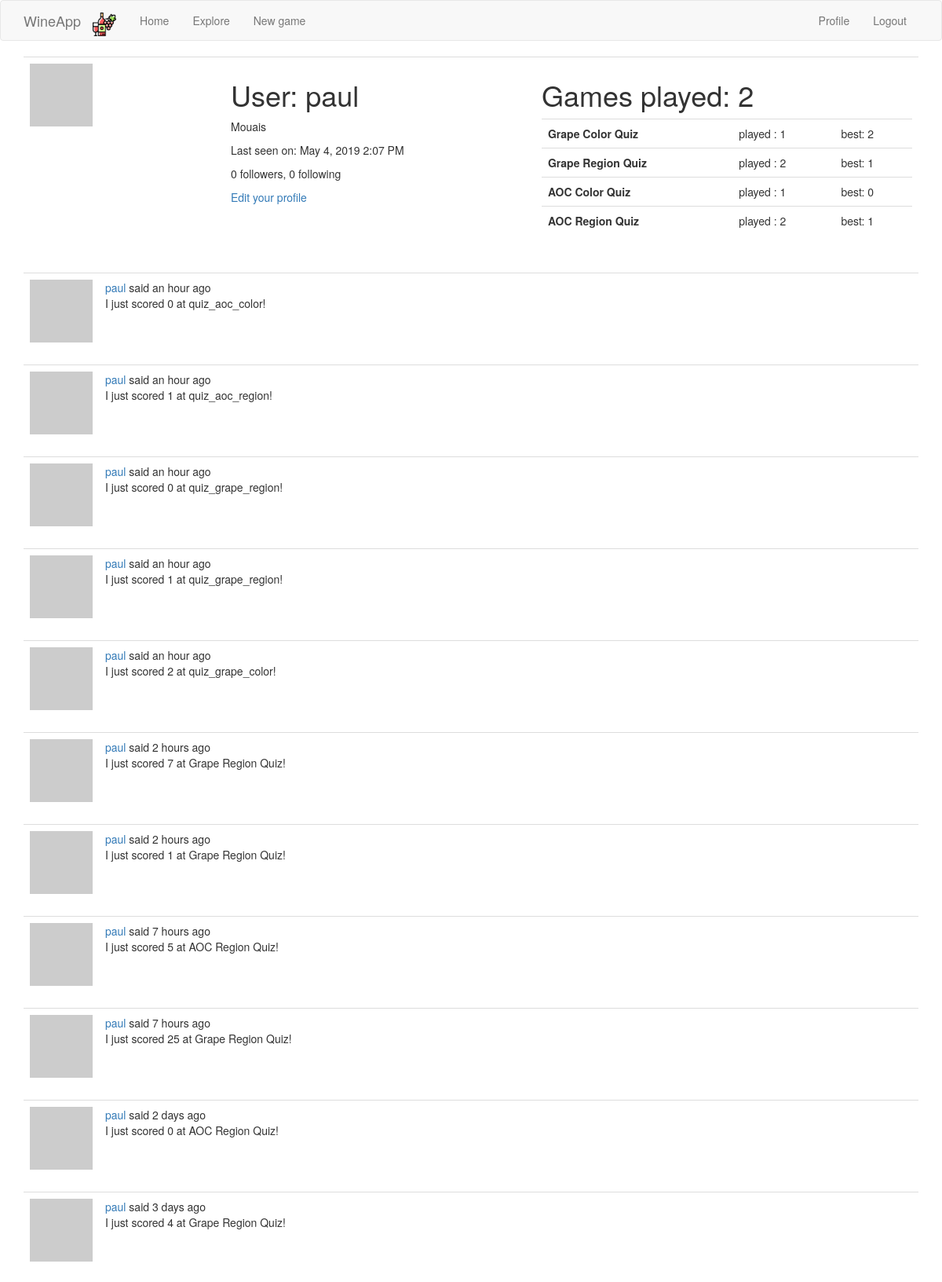
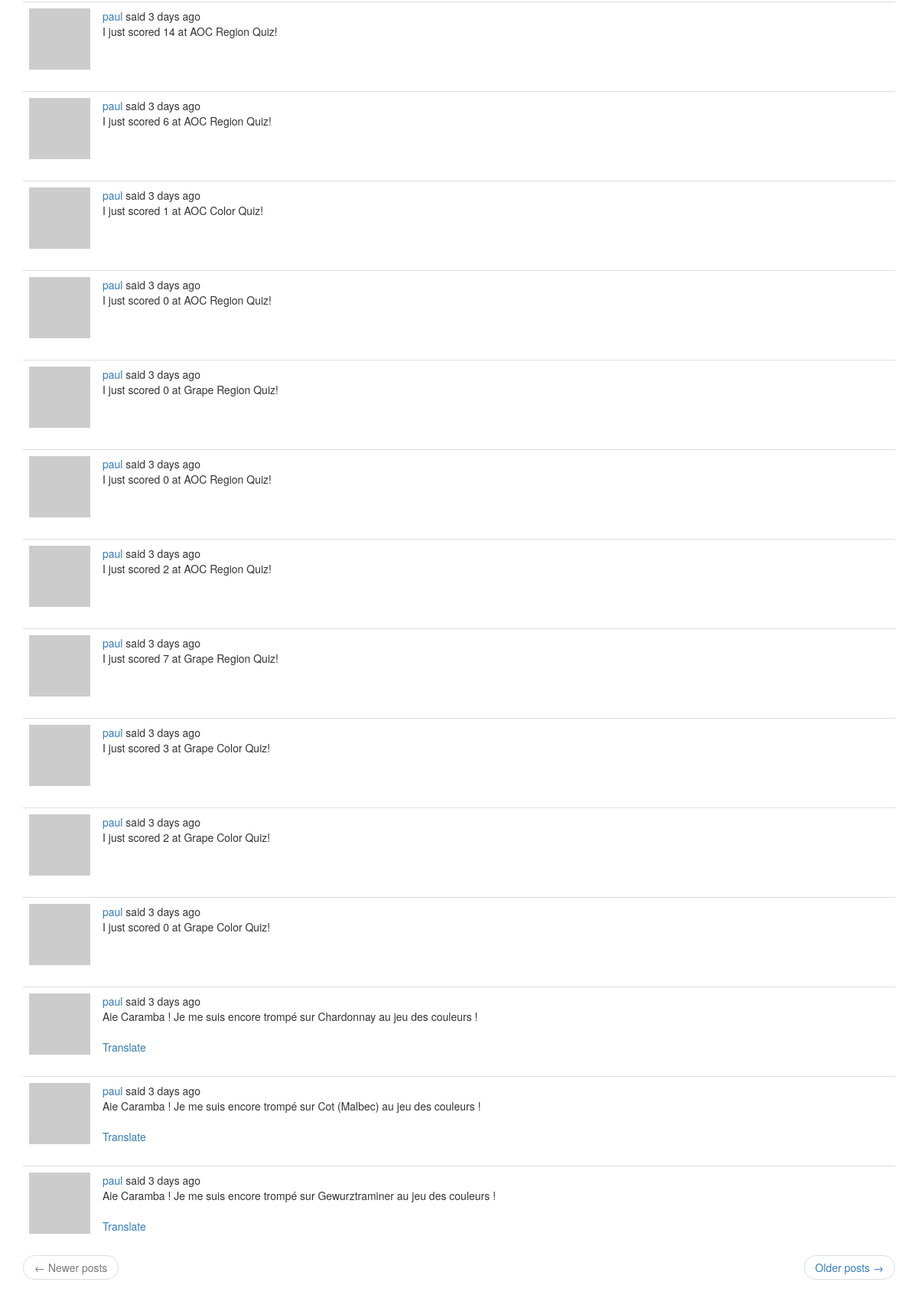
/user/paul (signed in), run on the app's committed database (2 pictures, top to bottom).
### app/models.py (models this page shows, shortened)
class User(UserMixin, db.Model):
    id = db.Column(db.Integer, primary_key=True)
    username = db.Column(db.String(64), index=True, unique=True)
    email = db.Column(db.String(120), index=True, unique=True)
    password_hash = db.Column(db.String(128))
    posts = db.relationship('Post', backref='author', lazy='dynamic')
    about_me = db.Column(db.String(140))
    last_seen = db.Column(db.DateTime, default=datetime.utcnow)
    followed = db.relationship(
        'User', secondary=followers,
        primaryjoin=(followers.c.follower_id == id),
        secondaryjoin=(followers.c.followed_id == id),
        backref=db.backref('followers', lazy='dynamic'), lazy='dynamic')
    def avatar(self, size):
        digest = md5(self.email.lower().encode('utf-8')).hexdigest()
        return 'https://www.gravatar.com/avatar/{}?d=identicon&s={}'.format(
            digest, size)

class Game(db.Model):
    id = db.Column(db.Integer, primary_key=True)
    player_id = db.Column(db.Integer, db.ForeignKey('user.id'))
    game_type = db.Column(db.String(140), index=True)
    score = db.Column(db.Integer, default=0)
    timestamp = db.Column(db.DateTime, default=datetime.utcnow)
    is_over = db.Column(db.Boolean, default=False)

class Post(db.Model):
    id = db.Column(db.Integer, primary_key=True)
    body = db.Column(db.String(140))
    timestamp = db.Column(db.DateTime, index=True, default=datetime.utcnow)
    user_id = db.Column(db.Integer, db.ForeignKey('user.id'))
    language = db.Column(db.String(5))

### app/main/routes.py (the view)
@bp.route('/user/<username>')
@login_required
def user(username):
    user = User.query.filter_by(username=username).first_or_404()
    games = Game.query.filter_by(player_id=user.id).all()
    games_per_type = {}
    for game_type, game_name in current_app.config['GAMES_TO_NAMES'].items():
        games_per_type[(game_type, game_name)] = [game for game in games if game.game_type == game_type]
    summary_per_type = []
    for (game_type, game_name), games in games_per_type.items():
        summary_per_type.append(
            {
                'name': game_name,
                'type': game_type,
                'nb_played': len(games),
                'best': max(games, key=lambda x: x.score).score if len(games) > 0 else _('-')
            }
        )
    page = request.args.get('page', 1, type=int)
    posts = user.posts.order_by(Post.timestamp.desc()).paginate(
        page, current_app.config['POSTS_PER_PAGE'], False)
    next_url = url_for('main.user', username=user.username,
                       page=posts.next_num) if posts.has_next else None
    prev_url = url_for('main.user', username=user.username,
                       page=posts.prev_num) if posts.has_prev else None
    return render_template('user.html', user=user, posts=posts.items,
                           next_url=next_url, prev_url=prev_url, nb_played_games=len(games),
                           games_data=summary_per_type)

### app/main/routes.py (called while the page is built)
@bp.before_app_request
def before_request():
    if current_user.is_authenticated:
        current_user.last_seen = datetime.utcnow()
        db.session.commit()
    g.locale = str(get_locale())

### app/models.py (called while the page is built)
@login.user_loader
def load_user(id):
    return User.query.get(int(id))

### app/templates/user.html
{% extends "base.html" %}
{% block app_content %}
<table class="table table-hover">
    <tr>
        <td width="256px"><img src="{{ user.avatar(256) }}"></td>
        <td>
            <h1>{{ _('User') }}: {{ user.username }}</h1>
            {% if user.about_me %}<p>{{ user.about_me }}</p>{% endif %}
            {% if user.last_seen %}
            <p>{{ _('Last seen on') }}: {{ moment(user.last_seen).format('LLL') }}</p>
            {% endif %}
            <p>{{ _('%(count)d followers', count=user.followers.count()) }}, {{ _('%(count)d following',
                count=user.followed.count()) }}</p>
            {% if user == current_user %}
            <p><a href="{{ url_for('main.edit_profile') }}">{{ _('Edit your profile') }}</a></p>
            {% elif not current_user.is_following(user) %}
            <p><a href="{{ url_for('main.follow', username=user.username) }}">{{ _('Follow') }}</a></p>
            {% else %}
            <p><a href="{{ url_for('main.unfollow', username=user.username) }}">{{ _('Unfollow') }}</a></p>
            {% endif %}
        </td>
        <td>
            <h1>Games played: {{ nb_played_games }}</h1>
            <table class="table table-hover">
                {% for game in games_data %}
                <tr onclick="window.location='{{ url_for('main.quick_new_game', game_type=game.type) }}'">
                    <th>{{ game.name }}</th>
                    <td>played : {{ game.nb_played }}</td>
                    <td>best: {{ game.best }}</td>
                    {% endfor %}
                </tr>
            </table>
        </td>
    </tr>
</table>
{% for post in posts %}
{% include '_post.html' %}
{% endfor %}
<nav aria-label="...">
    <ul class="pager">
        <li class="previous{% if not prev_url %} disabled{% endif %}">
            <a href="{{ prev_url or '#' }}">
                <span aria-hidden="true">&larr;</span> {{ _('Newer posts') }}
            </a>
        </li>
        <li class="next{% if not next_url %} disabled{% endif %}">
            <a href="{{ next_url or '#' }}">
                {{ _('Older posts') }} <span aria-hidden="true">&rarr;</span>
            </a>
        </li>
    </ul>
</nav>
{% endblock %}

### app/templates/_post.html (shortened to what this page needs)
    <table class="table table-hover">
        <tr>
            <td width="70px">
                <a href="{{ url_for('main.user', username=post.author.username) }}">
                    <img src="{{ post.author.avatar(70) }}" />
                </a>
            </td>
            <td>
                {{ _('%(username)s said %(when)s',
                    username=user_link, when=moment(post.timestamp).fromNow()) }}
                <br>
                <span id="post{{ post.id }}">{{ post.body }}</span>
                {% if post.language and post.language != g.locale %}
                <br><br>
                <span id="translation{{ post.id }}">
                    <a href="javascript:translate(
                                '#post{{ post.id }}',
                                '#translation{{ post.id }}',
                                '{{ post.language }}',
                                '{{ g.locale }}');">{{ _('Translate') }}</a>
                </span>
                {% endif %}
            </td>
        </tr>
    </table>

### data on the page
User: username "paul", about_me "Mouais", last_seen "May 4, 2019 2:07 PM"
Game: name "AOC Color Quiz", nb_played "1", best "0"
Game: name "AOC Region Quiz", nb_played "2", best "1"
Post: body "I just scored 0 at quiz_aoc_color!"
Post: body "I just scored 1 at quiz_aoc_region!"
Post: body "I just scored 0 at quiz_grape_region!"
Post: body "I just scored 1 at quiz_grape_region!"
Post: body "I just scored 2 at quiz_grape_color!"
Post: body "I just scored 7 at Grape Region Quiz!"
Post: body "I just scored 1 at Grape Region Quiz!"
Post: body "I just scored 5 at AOC Region Quiz!"
Post: body "I just scored 25 at Grape Region Quiz!"
Post: body "I just scored 0 at AOC Region Quiz!"
Post: body "I just scored 4 at Grape Region Quiz!"
Post: body "I just scored 14 at AOC Region Quiz!"
Post: body "I just scored 6 at AOC Region Quiz!"
Post: body "I just scored 1 at AOC Color Quiz!"
Post: body "I just scored 0 at AOC Region Quiz!"
Post: body "I just scored 0 at Grape Region Quiz!"
Post: body "I just scored 0 at AOC Region Quiz!"
Post: body "I just scored 2 at AOC Region Quiz!"
Post: body "I just scored 7 at Grape Region Quiz!"
Post: body "I just scored 3 at Grape Color Quiz!"
Post: body "I just scored 2 at Grape Color Quiz!"
Post: body "I just scored 0 at Grape Color Quiz!"
Post: body "Aie Caramba ! Je me suis encore trompé sur Chardonnay au jeu des couleurs !"
Post: body "Aie Caramba ! Je me suis encore trompé sur Cot (Malbec) au jeu des couleurs !"
Post: body "Aie Caramba ! Je me suis encore trompé sur Gewurztraminer au jeu des couleurs !"

### other printed values
{{ nb_played_games }} "2"
{{ game.name }} "Grape Color Quiz" "Grape Region Quiz"
{{ game.nb_played }} "1" "2"
{{ game.best }} "2" "1"
